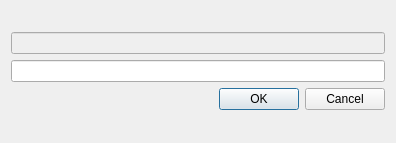
<?xml version="1.0" encoding="UTF-8"?>
<ui version="4.0">
 <class>AtnevezDialog</class>
 <widget class="QDialog" name="AtnevezDialog">
  <property name="geometry">
   <rect>
    <x>0</x>
    <y>0</y>
    <width>396</width>
    <height>143</height>
   </rect>
  </property>
  <property name="windowTitle">
   <string>Átnevezés</string>
  </property>
  <layout class="QGridLayout" name="gridLayout">
   <item row="0" column="0">
    <layout class="QVBoxLayout" name="verticalLayout">
     <item>
      <widget class="QLineEdit" name="eredetiLine">
       <property name="enabled">
        <bool>false</bool>
       </property>
      </widget>
     </item>
     <item>
      <widget class="QLineEdit" name="nevLine"/>
     </item>
     <item>
      <widget class="QDialogButtonBox" name="buttonBox">
       <property name="orientation">
        <enum>Qt::Horizontal</enum>
       </property>
       <property name="standardButtons">
        <set>QDialogButtonBox::Cancel|QDialogButtonBox::Ok</set>
       </property>
      </widget>
     </item>
    </layout>
   </item>
  </layout>
 </widget>
 <resources/>
 <connections>
  <connection>
   <sender>buttonBox</sender>
   <signal>accepted()</signal>
   <receiver>AtnevezDialog</receiver>
   <slot>accept()</slot>
   <hints>
    <hint type="sourcelabel">
     <x>248</x>
     <y>254</y>
    </hint>
    <hint type="destinationlabel">
     <x>157</x>
     <y>274</y>
    </hint>
   </hints>
  </connection>
  <connection>
   <sender>buttonBox</sender>
   <signal>rejected()</signal>
   <receiver>AtnevezDialog</receiver>
   <slot>reject()</slot>
   <hints>
    <hint type="sourcelabel">
     <x>316</x>
     <y>260</y>
    </hint>
    <hint type="destinationlabel">
     <x>286</x>
     <y>274</y>
    </hint>
   </hints>
  </connection>
 </connections>
</ui>
